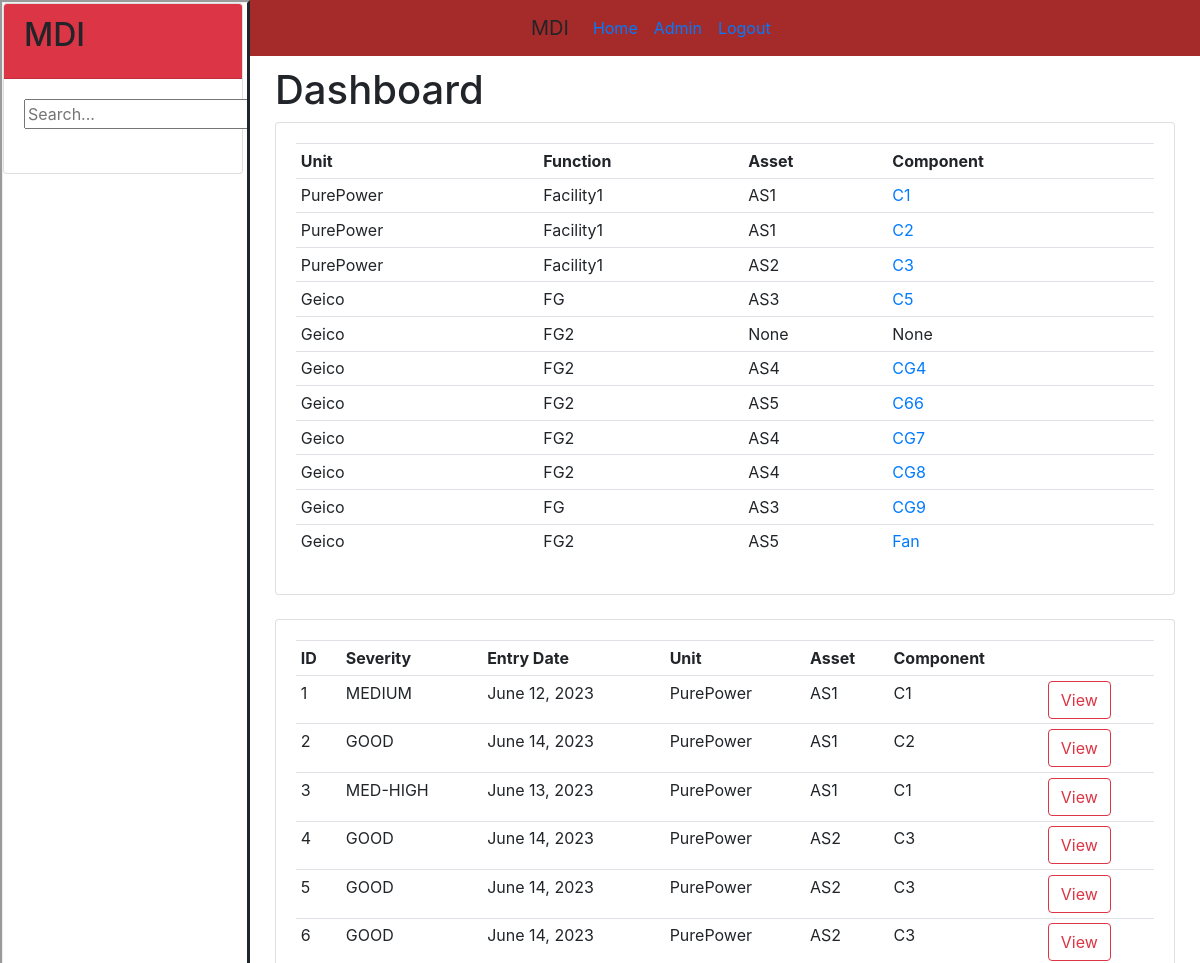
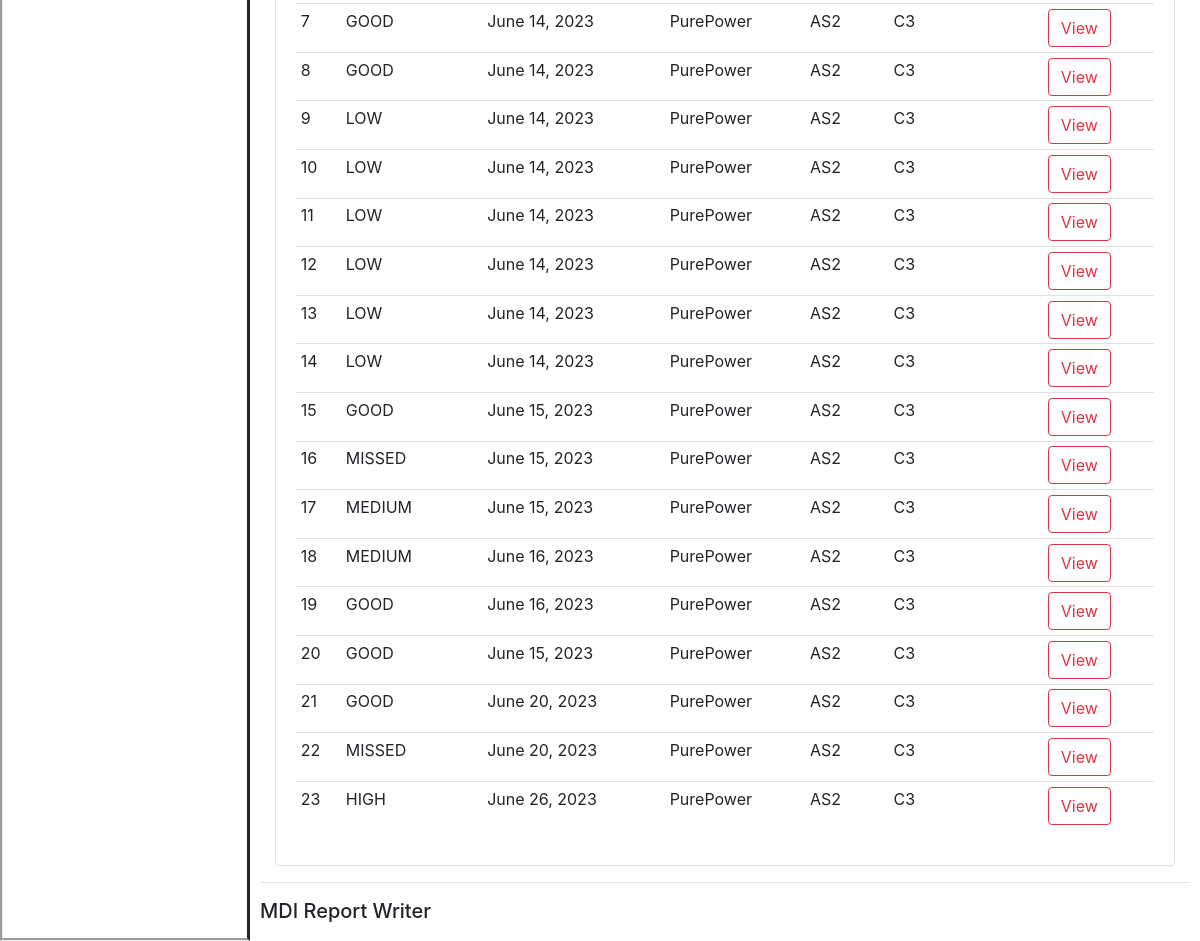
The page / on the database its author committed (2 pictures, top to bottom).
### orgs/models.py (models this page shows, shortened)
class Unit(models.Model):
    name = models.ForeignKey(UnitName, null=True, on_delete=models.SET_NULL)
    function = models.ForeignKey(Function, null=True, blank=True, on_delete=models.SET_NULL)
    asset = models.ForeignKey(Asset, null=True, blank=True, on_delete=models.SET_NULL)
    component = models.OneToOneField(Component, null=True, blank=True, on_delete=models.SET_NULL)
    plant_tag = models.ForeignKey(PlantTag, null=True, blank=True, on_delete=models.SET_NULL)

class UnitName(models.Model):
    name = models.CharField(max_length=200, null=True)
    description = models.TextField(null=True, blank=True)
    def __str__(self):
        return self.name

class Function(models.Model):
    name = models.CharField(max_length=200, null=True)
    description = models.TextField(null=True, blank=True)
    def __str__(self):
        return self.name

class Asset(models.Model):
    name = models.CharField(max_length=200, null=True)
    description = models.TextField(null=True, blank=True)
    def __str__(self):
        return self.name

class Component(models.Model):
    name = models.CharField(max_length=200, null=True)
    description = models.TextField(null=True, blank=True)
    def __str__(self):
        return self.name

class Report(models.Model):
    id = models.AutoField(primary_key=True)
    condition = models.OneToOneField(Condition, null=True, on_delete=models.CASCADE)
    unit = models.ForeignKey(Unit, null=True, on_delete=models.CASCADE)
    fault = models.CharField(max_length=1000, null=True)
    fault_group = models.ManyToManyField(FaultGroup, blank=True)
    comment = models.CharField(max_length=1200, null=True) #can be converted to textField(s)
    recommendation = models.CharField(max_length=1200, null=True)

class Condition(models.Model):
    SEVERITYLEVEL = (
        ('LOW', 'LOW'),
        ('MEDIUM', 'MEDIUM'),
        ('HIGH', 'HIGH'),
        ('MED-HIGH', 'MED-HIGH'),
        ('MISSED', 'MISSED'),
        ('GOOD', 'GOOD'),
    )
    severity = models.ForeignKey(Severity, null=True, on_delete=models.SET_NULL, blank=True)
    severityLevel = models.CharField(max_length=200, null=True, choices=SEVERITYLEVEL)
    technology = models.ForeignKey(Technology, null=True, on_delete=models.SET_NULL)
    analyst = models.ForeignKey(Analyst, null=True, on_delete=models.SET_NULL)
    entry_date = models.DateField(null=True)
    data_collection_date = models.DateField(null=True)
    closed = models.BooleanField(null=True, default=False)
    close_date = models.DateField(null=True, blank=True)
    reason = models.TextField(null=True, blank=True)

### orgs/views.py (the view)
# urls.py: path('', views.home),
def home(request):
    units = Unit.objects.all()
    tree = []
    reports = Report.objects.all()
    context = {'units':units, 'reports':reports, 'tree':tree}
    return render(request, 'orgs/dashboard.html', context)

### orgs/templates/orgs/dashboard.html
{% extends 'orgs/main.html' %}
{% block content %}
    <h1>Dashboard</h1>
    <div class="card card-body">
        <table class="table table-sm">
            <tr>
                <th>Unit</th>
                <th>Function</th>
                <th>Asset</th>
                <th>Component</th>
            </tr>
            {% for unit in units %}
                <tr>
                    <td>{{unit.name}}</td>
                    <td>{{unit.function}}</td>
                    <td>{{unit.asset}}</td>
                    {% if unit.component != None %}
                        <td><a href="/unit/{{unit.id}}">{{unit.component}}</a></td>
                    {% else %}
                        <td>None</td>
                    {% endif %}
                </tr>
            {% endfor %}
        </table>
    </div>
    <br>
    <div class="card card-body">
        <table class="table table-sm">
            <tr>
                <th>ID</th>
                <th>Severity</th>
                <th>Entry Date</th>
                <th>Unit</th>
                <th>Asset</th>
                <th>Component</th>
                <th></th>
            </tr>
            {% for report in reports %}
                <tr>
                    <td>{{report.id}}</td>
                    <td>{{report.condition.severityLevel}}</td>
                    <td>{{report.condition.entry_date}}</td>
                    <td>{{report.unit.name}}</td>
                    <td>{{report.unit.asset}}</td>
                    <td>{{report.unit.component}}</td>
                    <td><a class="btn btn-outline-danger" href="#">View</a></td>
                </tr>
            {% endfor %}
        </table>
    </div>
{% endblock content %}

### orgs/templates/orgs/main.html (shortened to what this page needs)
<!DOCTYPE html>
<html>
    <head>
        <link rel="stylesheet" href="https://cdn.jsdelivr.net/npm/bootstrap@4.0.0/dist/css/bootstrap.min.css">
        <link rel="stylesheet" href="https://cdnjs.cloudflare.com/ajax/libs/jstree/3.3.8/themes/default/style.min.css" />
    </head>
    <body>
        <nav>{% include 'orgs/nav.html' %}</nav>
        <main>
            <div class='container-fluid' id='main-content'>
                {% block content %}
                {% endblock content %}
            </div>
            <hr>
            <h5>MDI Report Writer</h5>
        </main>
        <tree>{% include 'orgs/tree.html' %}</tree>
    </body>
    <link rel="stylesheet" href="https://cdn.datatables.net/1.13.4/css/jquery.dataTables.min.css">
</html>

### orgs/templates/orgs/nav.html
<!DOCTYPE html>
<html lang="en">
    <nav class="navbar navbar-expand-lg bg-body-tertiary">
        <div class="container-fluid">
          <a class="navbar-brand">MDI</a>
          <div class="collapse navbar-collapse" id="navbarNavAltMarkup">
            <div class="navbar-nav">
              <a class="nav-link active" aria-current="page" href="/">Home</a>
              <a class="nav-link active" aria-current="page" href="/admin-page/">Admin</a>
              <a class="nav-link" href="#">Logout</a>
            </div>
          </div>
        </div>
      </nav>
</html>

### orgs/templates/orgs/tree.html (shortened to what this page needs)
{% load static %}
<!DOCTYPE html>
<html>
  <div class="container-fluid">
    <div class="row">
      <div>
        <div id="tree-container" class="card" style="width: 15rem;">
          <div class="card-header bg-danger">
            <h2 class="card-title">MDI</h2>
          </div>
          <div class="card-body">
            <input type="text" id="tree-search-input" placeholder="Search..." />
            <br>
            <br>
          </div>
        </div>
      </div>
    </div>
  </div>
  <link rel="stylesheet" href="https://cdn.jsdelivr.net/npm/bootstrap@4.0.0/dist/css/bootstrap.min.css">
</html>

### orgs/templates/orgs/main.html (style rules this page uses)
* { box-sizing: border-box; }
body { margin: 0; }
tree { position: fixed; top: 0; left: 0; width: 250px; height: 100%; background: light-grey; overflow: auto; white-space: nowrap; border-style: groove solid groove groove; }
nav { background: brown; margin-left: 250px; }
main { margin-left: 250px; padding: 10px; }

### rows shown on the page
Unit: name "PurePower", function "Facility1", asset "AS1", component "C1"
Unit: name "PurePower", function "Facility1", asset "AS1", component "C2"
Unit: name "PurePower", function "Facility1", asset "AS2", component "C3"
Unit: name "Geico", function "FG", asset "AS3", component "C5"
Unit: name "Geico", function "FG2", asset "None"
Unit: name "Geico", function "FG2", asset "AS4", component "CG4"
Unit: name "Geico", function "FG2", asset "AS5", component "C66"
Unit: name "Geico", function "FG2", asset "AS4", component "CG7"
Unit: name "Geico", function "FG2", asset "AS4", component "CG8"
Unit: name "Geico", function "FG", asset "AS3", component "CG9"
Unit: name "Geico", function "FG2", asset "AS5", component "Fan"
Report: id "1", condition.severityLevel "MEDIUM", condition.entry_date "June 12, 2023", unit.name "PurePower", unit.asset "AS1", unit.component "C1"
Report: id "2", condition.severityLevel "GOOD", condition.entry_date "June 14, 2023", unit.name "PurePower", unit.asset "AS1", unit.component "C2"
Report: id "3", condition.severityLevel "MED-HIGH", condition.entry_date "June 13, 2023", unit.name "PurePower", unit.asset "AS1", unit.component "C1"
Report: id "4", condition.severityLevel "GOOD", condition.entry_date "June 14, 2023", unit.name "PurePower", unit.asset "AS2", unit.component "C3"
Report: id "5", condition.severityLevel "GOOD", condition.entry_date "June 14, 2023", unit.name "PurePower", unit.asset "AS2", unit.component "C3"
Report: id "6", condition.severityLevel "GOOD", condition.entry_date "June 14, 2023", unit.name "PurePower", unit.asset "AS2", unit.component "C3"
Report: id "7", condition.severityLevel "GOOD", condition.entry_date "June 14, 2023", unit.name "PurePower", unit.asset "AS2", unit.component "C3"
Report: id "8", condition.severityLevel "GOOD", condition.entry_date "June 14, 2023", unit.name "PurePower", unit.asset "AS2", unit.component "C3"
Report: id "9", condition.severityLevel "LOW", condition.entry_date "June 14, 2023", unit.name "PurePower", unit.asset "AS2", unit.component "C3"
Report: id "10", condition.severityLevel "LOW", condition.entry_date "June 14, 2023", unit.name "PurePower", unit.asset "AS2", unit.component "C3"
Report: id "11", condition.severityLevel "LOW", condition.entry_date "June 14, 2023", unit.name "PurePower", unit.asset "AS2", unit.component "C3"
Report: id "12", condition.severityLevel "LOW", condition.entry_date "June 14, 2023", unit.name "PurePower", unit.asset "AS2", unit.component "C3"
Report: id "13", condition.severityLevel "LOW", condition.entry_date "June 14, 2023", unit.name "PurePower", unit.asset "AS2", unit.component "C3"
Report: id "14", condition.severityLevel "LOW", condition.entry_date "June 14, 2023", unit.name "PurePower", unit.asset "AS2", unit.component "C3"
Report: id "15", condition.severityLevel "GOOD", condition.entry_date "June 15, 2023", unit.name "PurePower", unit.asset "AS2", unit.component "C3"
Report: id "16", condition.severityLevel "MISSED", condition.entry_date "June 15, 2023", unit.name "PurePower", unit.asset "AS2", unit.component "C3"
Report: id "17", condition.severityLevel "MEDIUM", condition.entry_date "June 15, 2023", unit.name "PurePower", unit.asset "AS2", unit.component "C3"
Report: id "18", condition.severityLevel "MEDIUM", condition.entry_date "June 16, 2023", unit.name "PurePower", unit.asset "AS2", unit.component "C3"
Report: id "19", condition.severityLevel "GOOD", condition.entry_date "June 16, 2023", unit.name "PurePower", unit.asset "AS2", unit.component "C3"
Report: id "20", condition.severityLevel "GOOD", condition.entry_date "June 15, 2023", unit.name "PurePower", unit.asset "AS2", unit.component "C3"
Report: id "21", condition.severityLevel "GOOD", condition.entry_date "June 20, 2023", unit.name "PurePower", unit.asset "AS2", unit.component "C3"
Report: id "22", condition.severityLevel "MISSED", condition.entry_date "June 20, 2023", unit.name "PurePower", unit.asset "AS2", unit.component "C3"
Report: id "23", condition.severityLevel "HIGH", condition.entry_date "June 26, 2023", unit.name "PurePower", unit.asset "AS2", unit.component "C3"
